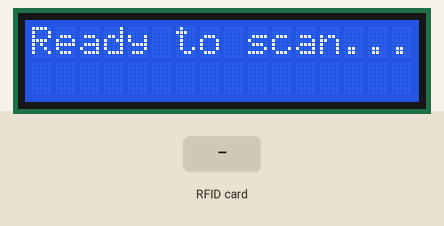
Simulated run of this sketch. Board: Arduino Mega 2560, built with avr-gcc and run on an emulated ATmega2560. On the bench: 16×2 character LCD. Inputs (shaded band) come from the test bench. What the sketch prints to the serial monitor is not drawn.

Above: at 1.3 s.
1.4 s: RFID card 5E 7A 19 C4 held to the reader
At 3.0 s:
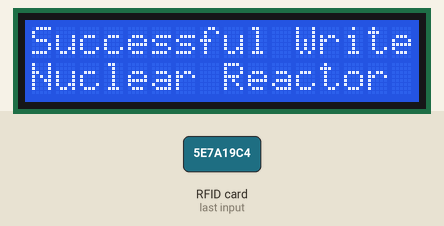
Timing chart, 0 to 4.5 s (numbered marks = the images above; inputs shaded):
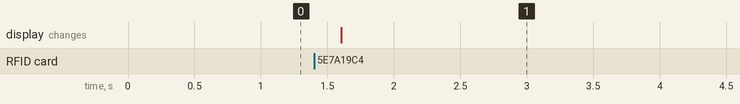

Measured:
- after the input at 1.4 s, the display: changes after 0.20 s (image 1)

The sketch:

RFID_WRITER.ino
```cpp
#include <SPI.h>
#include <MFRC522.h>
#include <LiquidCrystal.h>


#define RST_PIN         5           // Configurable
#define SS_PIN          53          // Configurable

MFRC522 mfrc522(SS_PIN, RST_PIN);   // Create MFRC522 instance.

MFRC522::MIFARE_Key key;


const int rs = 12, en = 11, d4 = 6, d5 = 4, d6 = 3, d7 = 2;
LiquidCrystal lcd(rs, en, d4, d5, d6, d7);


// Change this variable to the product name you want to store
const char* productName = "Nuclear Reactor";

void setup() {
    Serial.begin(9600);
    lcd.begin(16, 2);
    lcd.print("Initializing...");
    while (!Serial);
    SPI.begin();
    mfrc522.PCD_Init();

    for (byte i = 0; i < 6; i++) {
        key.keyByte[i] = 0xFF;
    }
    lcd.clear();
    lcd.print("Ready to scan...");
    Serial.println(F("Scan a MIFARE Classic PICC to write data to Sector 0, Blocks 1 and 2."));
}

void loop() {
    if (!mfrc522.PICC_IsNewCardPresent())
        return;

    if (!mfrc522.PICC_ReadCardSerial())
        return;

    Serial.print(F("Card UID:"));
    dump_byte_array(mfrc522.uid.uidByte, mfrc522.uid.size);
    Serial.println();

    MFRC522::PICC_Type piccType = mfrc522.PICC_GetType(mfrc522.uid.sak);
    Serial.print(F("PICC type: "));
    Serial.println(mfrc522.PICC_GetTypeName(piccType));

    if (piccType != MFRC522::PICC_TYPE_MIFARE_1K) {
        Serial.println(F("This sample only works with MIFARE Classic 1K cards."));
        return;
    }

    byte sector = 0;
    byte block1 = 1;
    byte block2 = 2;
    byte trailerBlock = 3; // The sector trailer for sector 0 is block 3
    MFRC522::StatusCode status;

    // Authenticate using key A
    Serial.println(F("Authenticating using key A..."));
    status = (MFRC522::StatusCode) mfrc522.PCD_Authenticate(MFRC522::PICC_CMD_MF_AUTH_KEY_A, trailerBlock, &key, &(mfrc522.uid));
    if (status != MFRC522::STATUS_OK) {
        Serial.print(F("PCD_Authenticate() failed: "));
        Serial.println(mfrc522.GetStatusCodeName(status));
        return;
    }

    // Data to write to block 1 (ASCII for "PJS&Co.")
    byte block1Data[16] = {
        0x50, 0x4A, 0x53, 0x26,
        0x43, 0x6F, 0x2E, 0x00,
        0x00, 0x00, 0x00, 0x00,
        0x00, 0x00, 0x00, 0x00
    };
    // Creating non-company items
    // byte block1Data[16] = {
    //     0x00, 0x00, 0x00, 0x00,
    //     0x00, 0x00, 0x00, 0x00,
    //     0x00, 0x00, 0x00, 0x00,
    //     0x00, 0x00, 0x00, 0x00
    // };


    // Write to block 1
    Serial.println(F("Writing 'PJS&Co.' to Sector 0, Block 1..."));
    status = (MFRC522::StatusCode) mfrc522.MIFARE_Write(block1, block1Data, 16);
    if (status != MFRC522::STATUS_OK) {
        Serial.print(F("MIFARE_Write() failed: "));
        Serial.println(mfrc522.GetStatusCodeName(status));
    } else {
        Serial.println(F("Successfully wrote to Block 1!"));
    }

    // Convert the product name into ASCII bytes and pad it to 16 bytes
    byte block2Data[16] = {0};
    for (byte i = 0; i < 16; i++) {
        if (i < strlen(productName)) {
            block2Data[i] = productName[i];
        } else {
            block2Data[i] = 0x00; // Pad with null characters
        }
    }

    // Write to block 2
    Serial.print(F("Writing product name '"));
    Serial.print(productName);
    Serial.println(F("' to Sector 0, Block 2..."));
    status = (MFRC522::StatusCode) mfrc522.MIFARE_Write(block2, block2Data, 16);
    if (status != MFRC522::STATUS_OK) {
        Serial.print(F("MIFARE_Write() failed: "));
        Serial.println(mfrc522.GetStatusCodeName(status));
    } else {
        Serial.println(F("Successfully wrote to Block 2!"));
        lcd.clear();
        lcd.print("Successful Write!");
        lcd.setCursor(0, 1);
        lcd.print(productName);
        delay(5000);
        lcd.clear();
        lcd.setCursor(0, 0);
        lcd.print("Ready to scan...");
    }

    // Halt the card and stop encryption
    mfrc522.PICC_HaltA();
    mfrc522.PCD_StopCrypto1();
}

void dump_byte_array(byte *buffer, byte bufferSize) {
    for (byte i = 0; i < bufferSize; i++) {
        Serial.print(buffer[i] < 0x10 ? " 0" : " ");
        Serial.print(buffer[i], HEX);
    }
}
```
